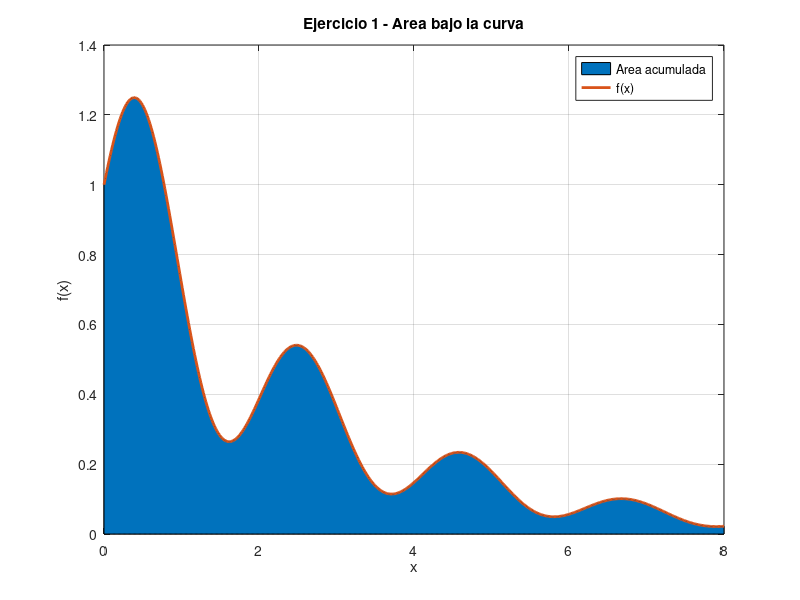

MATLAB code to generate this figure:
% Taller: Integracion y diferenciacion numerica
% Ejercicio 1 - Integracion de una funcion conocida
% Integrantes: Jimmy Alexander Calderon Trujillo
%              Sebastian Barahona

clear;
clc;

% Funcion del ejercicio
f = @(x) exp(-0.4*x) .* (1 + 0.5*sin(3*x));

% Limites de integracion
a = 0;
b = 8;

% Primitiva analitica
F = @(x) -2.5*exp(-0.4*x) + ...
    (0.5*exp(-0.4*x).*(-0.4*sin(3*x) - 3*cos(3*x))) / ...
    (0.4^2 + 3^2);

% Integral de referencia
I_ref = F(b) - F(a);

fprintf('Valor de referencia de la integral: %.12f\n', I_ref);

% Valores de n solicitados en el taller
valores_n = [10, 20, 50, 100, 500, 1000];

fprintf('\nREGLA COMPUESTA DEL TRAPECIO\n');
fprintf('---------------------------------------------------------------\n');
fprintf('   n          Integral             Error absoluto       Tiempo (s)\n');
fprintf('---------------------------------------------------------------\n');

for n = valores_n

    tic;

    % Tamano del paso
    h = (b - a) / n;

    % Puntos de la particion
    x = linspace(a, b, n + 1);

    % Evaluacion de la funcion
    y = f(x);

    % Regla compuesta del trapecio
    I_trap = h * ( ...
        0.5*y(1) + ...
        sum(y(2:end-1)) + ...
        0.5*y(end));

    tiempo = toc;

    % Error respecto al valor de referencia
    error_abs = abs(I_ref - I_trap);

    fprintf('%4d     %16.12f     %14.6e     %10.6e\n', ...
            n, I_trap, error_abs, tiempo);
end

% Integracion adaptativa con la funcion integral de Octave
fprintf('\nINTEGRACION ADAPTATIVA CON integral()\n');
fprintf('---------------------------------------------------------------\n');

tic;
I_octave = integral(f, a, b);
tiempo_octave = toc;

error_octave = abs(I_ref - I_octave);

fprintf('Integral obtenida : %.12f\n', I_octave);
fprintf('Error absoluto    : %.6e\n', error_octave);
fprintf('Tiempo            : %.6e s\n', tiempo_octave);

% Grafica de la funcion y del area acumulada
x_graf = linspace(a, b, 500);
y_graf = f(x_graf);

figure;

area(x_graf, y_graf);
hold on;
plot(x_graf, y_graf, 'LineWidth', 2);

xlabel('x');
ylabel('f(x)');
title('Ejercicio 1 - Area bajo la curva');
grid on;

legend('Area acumulada', 'f(x)');
